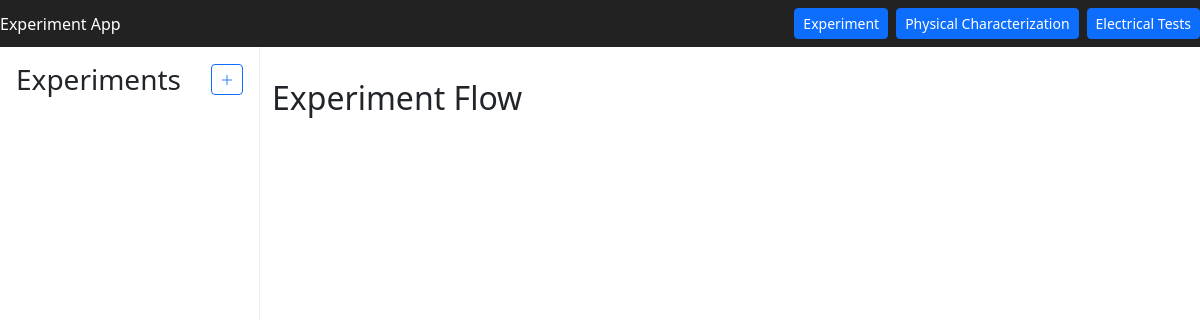
Before: / with the older database file.
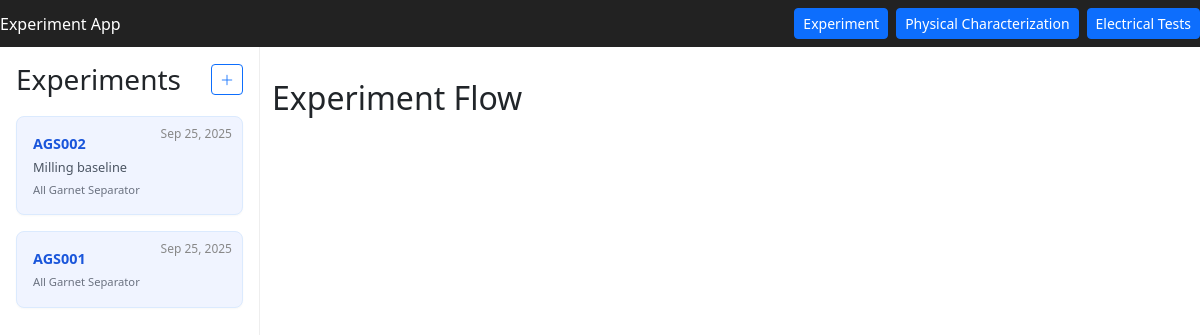
After: the same page with the newer database file.
### experiment_flow/models.py (models this page shows, shortened)
class Exp(models.Model):
    exp_name = models.CharField(max_length = 30)
    exp_description = models.TextField(blank = True, null = True)
    created_on = models.DateTimeField(auto_now_add=True)
    project = models.ForeignKey(Project, on_delete = models.CASCADE, related_name = 'experiment', null = True)

class Project(models.Model):
    project_name = models.CharField(max_length = 50)
    project_code = models.CharField(max_length = 3, null = True, blank = True)
    group = models.ForeignKey(ResearchGroup, on_delete = models.CASCADE, related_name = 'project', null = True)
    created_on = models.DateTimeField(auto_now_add=True)

### experiment_flow/views.py (the view)
# urls.py: path('', views.index, name = 'index'),
def index(request):
    latest_exp = Exp.objects.order_by('-created_on')
    return render(request, 'experiment_flow/index.html', {'experiments': latest_exp})

### experiment_flow/templates/experiment_flow/index.html
{% extends "experiment_flow/base.html" %}
{% block content %}
    <h2>Experiment Flow</h2>
{% endblock %}

### experiment_flow/templates/experiment_flow/base.html (shortened to what this page needs)
<!DOCTYPE html>
<html lang="en">
<head>
    <link rel="stylesheet" href="https://cdn.jsdelivr.net/npm/bootstrap-icons@1.11.1/font/bootstrap-icons.css">
    <link href="https://cdn.jsdelivr.net/npm/bootstrap@5.3.0/dist/css/bootstrap.min.css" rel="stylesheet">
</head>
<body>
    <div class="navbar">
        <div>Experiment App</div>
        <div class="ms-auto d-flex gap-2">
            <button onclick="location.href='{% url 'index' %}'" class="btn btn-primary btn-sm">Experiment</button>
            <button onclick="location.href='{% url 'index' %}'" class="btn btn-primary btn-sm">Physical Characterization</button>
            <button onclick="location.href='{% url 'index' %}'" class="btn btn-primary btn-sm">Electrical Tests</button>
        </div>
    </div>
    <div class="main-layout">
        <div class="sidebar">
            <div class="sidebar-header">
                <h3 style="margin:0;">Experiments</h3>
                <button onclick="location.href='{% url 'add_experiment' %}'"
                        class="btn btn-outline-primary btn-sm"
                        title="Add Experiment">
                    <i class="bi bi-plus-lg"></i>
                </button>
            </div>
            {% if experiments %}
            {% for experiment in experiments %}
                <a href="{% url 'experiment_detail' experiment.id %}"
                   class="experiment-card"
                   style="text-decoration:none; color:inherit; display:block;">
                    <span class="experiment-heading">{{ experiment.exp_name }}</span>
                    <div class="experiment-date">
                        {{ experiment.created_on|date:"M d, Y" }}
                    </div>
                    {% if experiment.exp_description %}
                    <span class="experiment-description">{{ experiment.exp_description }}</span>
                    {% endif %}
                    <span class="project-name">{{ experiment.project.project_name }}</span>
                </a>
            {% empty %}
                <p>No experiments found.</p>
            {% endfor %}
            {% endif %}
        </div>
        <div class="container">
            {% block content %}{% endblock %}
        </div>
    </div>
</body>
</html>

Changed rows visible on the page:
added Exp: exp_name "AGS002", created_on "Sep 25, 2025", exp_description "Milling baseline", project.project_name "All Garnet Separator"
added Exp: exp_name "AGS001", created_on "Sep 25, 2025", project.project_name "All Garnet Separator"
